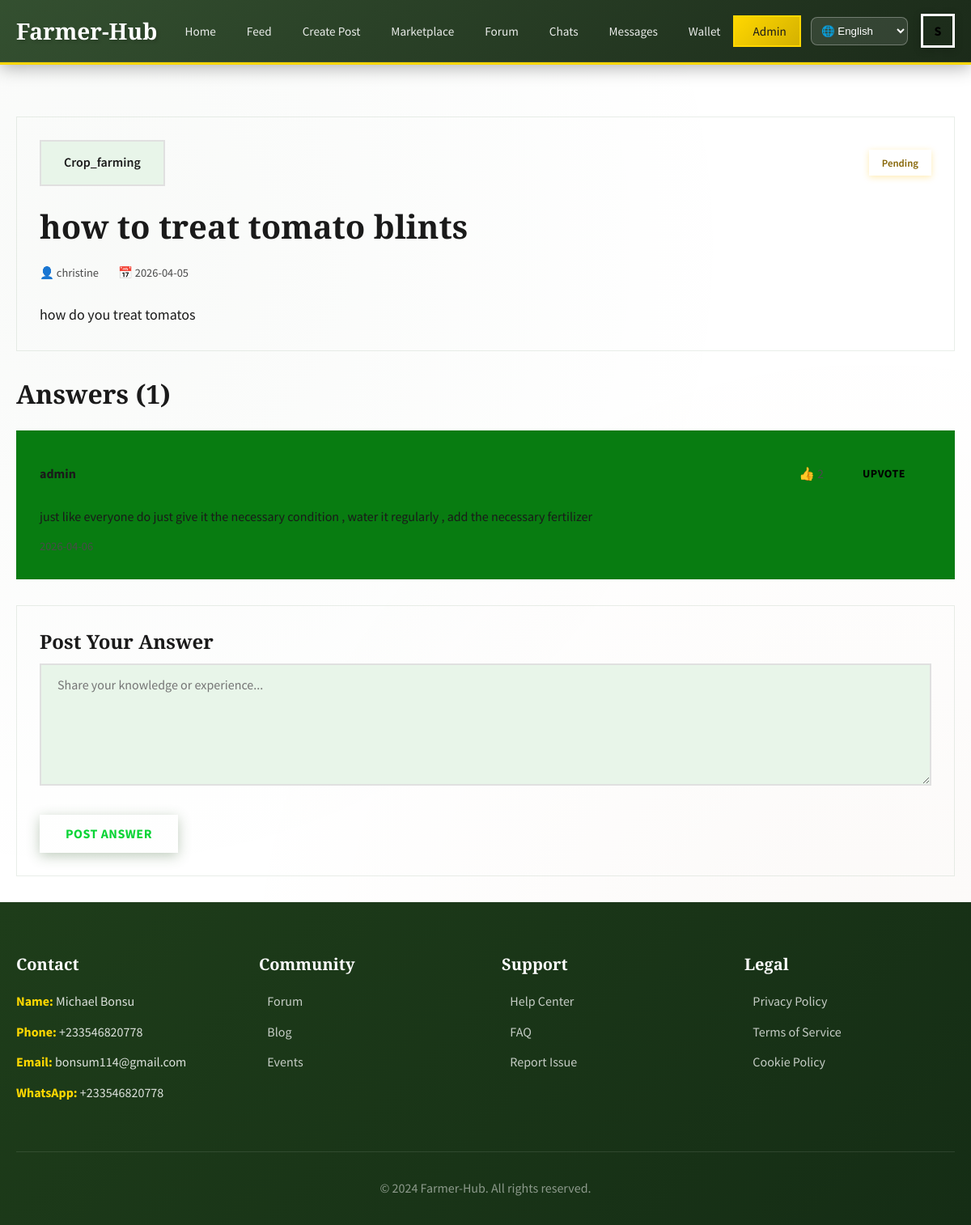
The page /question/1 (signed in) on the database its author committed.
### app.py (models this page shows, shortened)
class User(UserMixin, db.Model):
    id = db.Column(db.Integer, primary_key=True)
    username = db.Column(db.String(80), unique=True, nullable=False)
    email = db.Column(db.String(120), unique=True, nullable=False)
    password_hash = db.Column(db.String(200), nullable=False)
    full_name = db.Column(db.String(100), nullable=False)
    location = db.Column(db.String(100))
    farm_type = db.Column(db.String(50))  # crop, livestock, mixed
    bio = db.Column(db.Text)
    avatar = db.Column(db.String(200), default='default-avatar.png')
    social_provider = db.Column(db.String(20))  # google, facebook, twitter, local
    language = db.Column(db.String(10), default='en')  # en, es, fr, de, zh, hi
    is_admin = db.Column(db.Boolean, default=False)
    is_active = db.Column(db.Boolean, default=True)
    created_at = db.Column(db.DateTime, default=datetime.utcnow)
    last_login = db.Column(db.DateTime)
    login_count = db.Column(db.Integer, default=0)
    products = db.relationship('Product', backref='seller', lazy=True)
    questions = db.relationship('Question', backref='author', lazy=True)
    answers = db.relationship('Answer', backref='author', lazy=True)
    offers_sent = db.relationship('Offer', foreign_keys='Offer.buyer_id', backref='buyer', lazy=True)
    offers_received = db.relationship('Offer', foreign_keys='Offer.seller_id', backref='seller', lazy=True)
    messages_sent = db.relationship('Message', foreign_keys='Message.sender_id', backref='sender', lazy=True)
    messages_received = db.relationship('Message', foreign_keys='Message.receiver_id', backref='receiver', lazy=True)

class Question(db.Model):
    id = db.Column(db.Integer, primary_key=True)
    author_id = db.Column(db.Integer, db.ForeignKey('user.id'), nullable=False)
    title = db.Column(db.String(200), nullable=False)
    description = db.Column(db.Text, nullable=False)
    category = db.Column(db.String(50))  # crop_farming, animal_husbandry, equipment, weather, market
    tags = db.Column(db.String(200))
    image_url = db.Column(db.String(200))
    solved = db.Column(db.Boolean, default=False)
    created_at = db.Column(db.DateTime, default=datetime.utcnow)
    answers = db.relationship('Answer', backref='question', lazy=True, cascade='all, delete-orphan')

class Answer(db.Model):
    id = db.Column(db.Integer, primary_key=True)
    question_id = db.Column(db.Integer, db.ForeignKey('question.id'), nullable=False)
    author_id = db.Column(db.Integer, db.ForeignKey('user.id'), nullable=False)
    content = db.Column(db.Text, nullable=False)
    upvotes = db.Column(db.Integer, default=0)
    is_solution = db.Column(db.Boolean, default=False)
    created_at = db.Column(db.DateTime, default=datetime.utcnow)

### app.py (the view)
@app.route('/question/<int:question_id>')
@login_required
def question_detail(question_id):
    question = Question.query.get_or_404(question_id)
    answers = Answer.query.filter_by(question_id=question_id).order_by(Answer.upvotes.desc()).all()
    return render_template('question.html', question=question, answers=answers)

### app.py (called while the page is built)
@login_manager.user_loader
def load_user(user_id):
    return User.query.get(int(user_id))

@app.context_processor
def inject_translations():
    lang = 'en'
    if current_user.is_authenticated and current_user.language:
        lang = current_user.language
    elif session.get('language'):
        lang = session['language']
    return dict(
        languages=LANGUAGES,
        current_language=lang,
        t=TRANSLATIONS.get(lang, TRANSLATIONS['en'])
    )

### templates/question.html (shortened to what this page needs)
{% extends "layout.html" %}
{% block content %}
<div class="container mt-4">
    <div class="card mb-4">
        <div class="card-body">
            <div class="d-flex justify-between align-center mb-3">
                <span class="category-tab" style="color: #1A1A1A;">{{ question.category|title if question.category else 'General' }}</span>
                {% if question.solved %}
                <span class="solved-badge">Solved</span>
                {% else %}
                <span class="unsolved-badge">Pending</span>
                {% endif %}
            </div>
            <h1 style="color: #1A1A1A;">{{ question.title }}</h1>
            <div class="forum-item-meta mb-3" style="color: #4A4A4A;">
                <span style="color: #4A4A4A;">👤 {{ question.author.username }}</span>
                <span style="color: #4A4A4A;">📅 {{ question.created_at.strftime('%Y-%m-%d') }}</span>
            </div>
            <p style="font-size: 1.125rem; line-height: 1.8; color: #1A1A1A;">{{ question.description }}</p>
        </div>
    </div>
    <h2 class="mb-3" style="color: #1A1A1A;">Answers ({{ answers|length }})</h2>
    {% if answers %}
    <div class="forum-list mb-4">
        {% for answer in answers %}
        <div class="forum-item {% if answer.is_solution %}style="border-left: 4px solid var(--success);"{% endif %}">
            <div class="d-flex justify-between align-center mb-2">
                <div>
                    <strong style="color: #1A1A1A;">{{ answer.author.username }}</strong>
                </div>
                <div class="d-flex align-center gap-2">
                    <span style="color: #4A4A4A;">👍 {{ answer.upvotes }}</span>
                    <a href="{{ url_for('upvote_answer', answer_id=answer.id) }}" class="btn btn-sm btn-outline">Upvote</a>
                </div>
            </div>
            <p style="color: #1A1A1A;">{{ answer.content }}</p>
            <div class="forum-item-meta">
                <span style="color: #4A4A4A;">{{ answer.created_at.strftime('%Y-%m-%d') }}</span>
            </div>
        </div>
        {% endfor %}
    </div>
    {% else %}
    <div class="card mb-4">
        <div class="card-body text-center">
            <p style="color: #4A4A4A;">No answers yet. Be the first to help!</p>
        </div>
    </div>
    {% endif %}
    <div class="card">
        <div class="card-body">
            <h3 style="color: #1A1A1A;">Post Your Answer</h3>
            <form method="POST" action="{{ url_for('post_answer', question_id=question.id) }}">
                <div class="form-group">
                    <textarea class="form-textarea" name="content" rows="6" placeholder="Share your knowledge or experience..." required></textarea>
                </div>
                <button type="submit" class="btn btn-primary">Post Answer</button>
            </form>
        </div>
    </div>
</div>
{% endblock %}

### templates/layout.html (shortened to what this page needs)
<!DOCTYPE html>
<html lang="en">
<head>
    <link rel="stylesheet" href="{{ url_for('static', filename='css/style.css') }}">
    <link rel="stylesheet" href="{{ url_for('static', filename='css/animations.css') }}">
</head>
<body>
    {% if current_user.is_authenticated %}
    <nav class="navbar">
        <div class="navbar-container">
            <a href="{{ url_for('dashboard') }}" class="navbar-brand">
                Farmer-Hub
            </a>
            <div class="navbar-dashboard">
                <ul class="navbar-menu">
                    <li><a href="{{ url_for('dashboard') }}" title="Dashboard"><span class="nav-text">Home</span></a></li>
                    <li><a href="{{ url_for('feed') }}" title="Feed"><span class="nav-text">Feed</span></a></li>
                    <li><a href="{{ url_for('create_post') }}" title="Create Post"><span class="nav-text">Create Post</span></a></li>
                    <li><a href="{{ url_for('marketplace') }}" title="Marketplace"><span class="nav-text">Marketplace</span></a></li>
                    <li><a href="{{ url_for('forum') }}" title="Forum"><span class="nav-text">Forum</span></a></li>
                    <li><a href="{{ url_for('chats') }}" title="Chats"><span class="nav-text">Chats</span></a></li>
                    <li><a href="{{ url_for('messages') }}" title="Messages"><span class="nav-text">Messages</span></a></li>
                    <li><a href="{{ url_for('wallet') }}" title="Wallet"><span class="nav-text">Wallet</span></a></li>
                    {% if current_user.is_admin %}
                    <li><a href="{{ url_for('admin_dashboard') }}" title="Admin" class="admin-link"><span class="nav-text">Admin</span></a></li>
                    {% endif %}
                </ul>
            </div>
            <div class="navbar-actions">
                <div class="language-selector">
                    <select onchange="window.location.href='?lang='+this.value" style="padding: 0.5rem; border-radius: 8px; border: 1px solid rgba(255,255,255,0.3); background: rgba(255,255,255,0.1); color: white;">
                        <option value="en" {% if session.get('lang')=='en' or not session.get('lang') %}selected{% endif %}>🌐 English</option>
                    </select>
                </div>
                <div class="user-dropdown">
                    <div class="user-avatar">
                        {{ current_user.full_name[0]|upper }}
                    </div>
                </div>
            </div>
        </div>
    </nav>
    {% endif %}
    <div class="main-content">
        {% block content %}{% endblock %}
    </div>
    {% if current_user.is_authenticated %}
    <footer class="footer" style="background: linear-gradient(135deg, #1E3D1A 0%, #152d15 100%); color: white; padding: 4rem 0 2rem;">
        <div class="container">
            <div class="footer-content">
                <div class="footer-section" style="color: white;">
                    <h4 style="color: white;">Contact</h4>
                    <ul style="color: rgba(255,255,255,0.85);">
                        <li><strong style="color: #FFD700;">Name:</strong> Michael Bonsu</li>
                        <li><strong style="color: #FFD700;">Phone:</strong> +233546820778</li>
                        <li><strong style="color: #FFD700;">Email:</strong> bonsum114@gmail.com</li>
                        <li><strong style="color: #FFD700;">WhatsApp:</strong> +233546820778</li>
                    </ul>
                </div>
                <div class="footer-section">
                    <h4>Community</h4>
                    <ul>
                        <li><a href="{{ url_for('forum') }}">Forum</a></li>
                        <li><a href="#">Blog</a></li>
                        <li><a href="#">Events</a></li>
                    </ul>
                </div>
                <div class="footer-section">
                    <h4>Support</h4>
                    <ul>
                        <li><a href="#">Help Center</a></li>
                        <li><a href="#">FAQ</a></li>
                        <li><a href="#">Report Issue</a></li>
                    </ul>
                </div>
                <div class="footer-section">
                    <h4>Legal</h4>
                    <ul>
                        <li><a href="#">Privacy Policy</a></li>
                        <li><a href="#">Terms of Service</a></li>
                        <li><a href="#">Cookie Policy</a></li>
                    </ul>
                </div>
            </div>
            <div class="footer-bottom">
                <p>&copy; 2024 Farmer-Hub. All rights reserved.</p>
            </div>
        </div>
    </footer>
    {% endif %}
</body>
</html>

### css/animations.css (style rules this page uses)
.card { transition: all 0.3s cubic-bezier(0.4, 0, 0.2, 1); }
.btn { position: relative; overflow: hidden; }
.btn::before { content: ''; position: absolute; top: 0; left: -100%; width: 100%; height: 100%; background: linear-gradient( 90deg, transparent, rgba(255, 255, 255, 0.3), transparent ); transition: left 0.5s ease; }
.navbar-menu a { position: relative; }
.navbar-menu a::after { content: ''; position: absolute; bottom: 0; left: 50%; width: 0; height: 2px; background: #FFD700; transition: all 0.3s ease; transform: translateX(-50%); }

### rows shown on the page
User: full_name "S"
Question: category "Crop_farming", title "how to treat tomato blints", created_at "2026-04-05", description "how do you treat tomatos"
User: author.username "christine"
Answer: author.username "admin", content "just like everyone do just give it the necessary condition , water it regularly , add the necessary fertilizer"

### other values the page prints
{{ answers|length }} "1"
